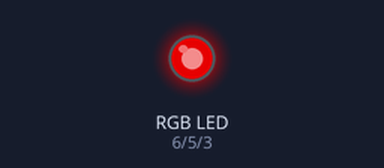
A sketch run on a simulated Arduino Uno, built with avr-gcc and run on an emulated ATmega328P. On the bench: an RGB LED mixed from three pins (HIGH = lit). Dim RGB values are drawn brighter than linear; random numbers use the default seed unless the sketch sets one.

Above: at 4.15 s.
At 38.54 s:
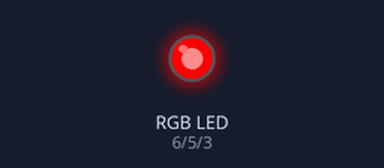
Timing chart, 0 to 40.0 s (numbered marks = the images above):
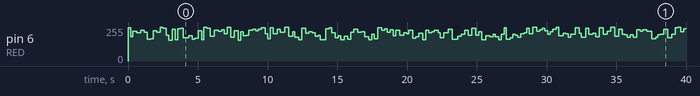

The sketch:

04_RGB_LED_v3_Candle.ino
```cpp
// Define Pins
#define BLUE 3
#define GREEN 5
#define RED 6

void setup()
{
  pinMode(RED, OUTPUT);
  pinMode(GREEN, OUTPUT);
  pinMode(BLUE, OUTPUT);
  digitalWrite(RED, HIGH);
  digitalWrite(GREEN, LOW);
  digitalWrite(BLUE, LOW);
}

// define variables
int redValue = 255;
int greenValue = 0;
int blueValue = 0;

// main loop
void loop()
{
  // only red
  analogWrite(RED, 255 - random(0, 100));
  delay(random(150, 300));
}
```

Measured:
- by itself, pin 6 (RED): 0/255 → 248/255 at 0.00 s, → 182/255 0.20 s later, → 225/255 0.16 s later, → 211/255 0.27 s later, … (175 changes in this stretch)
